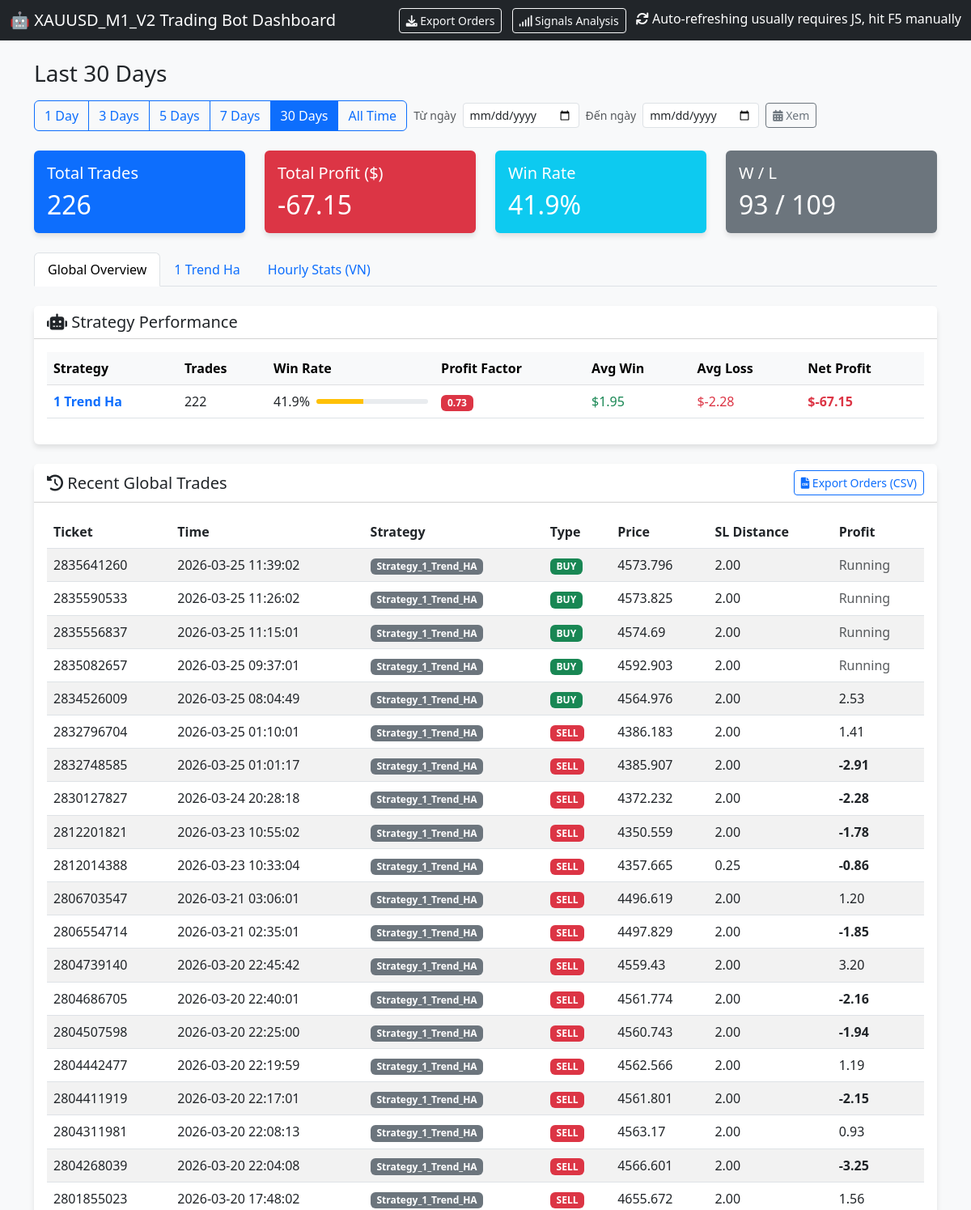
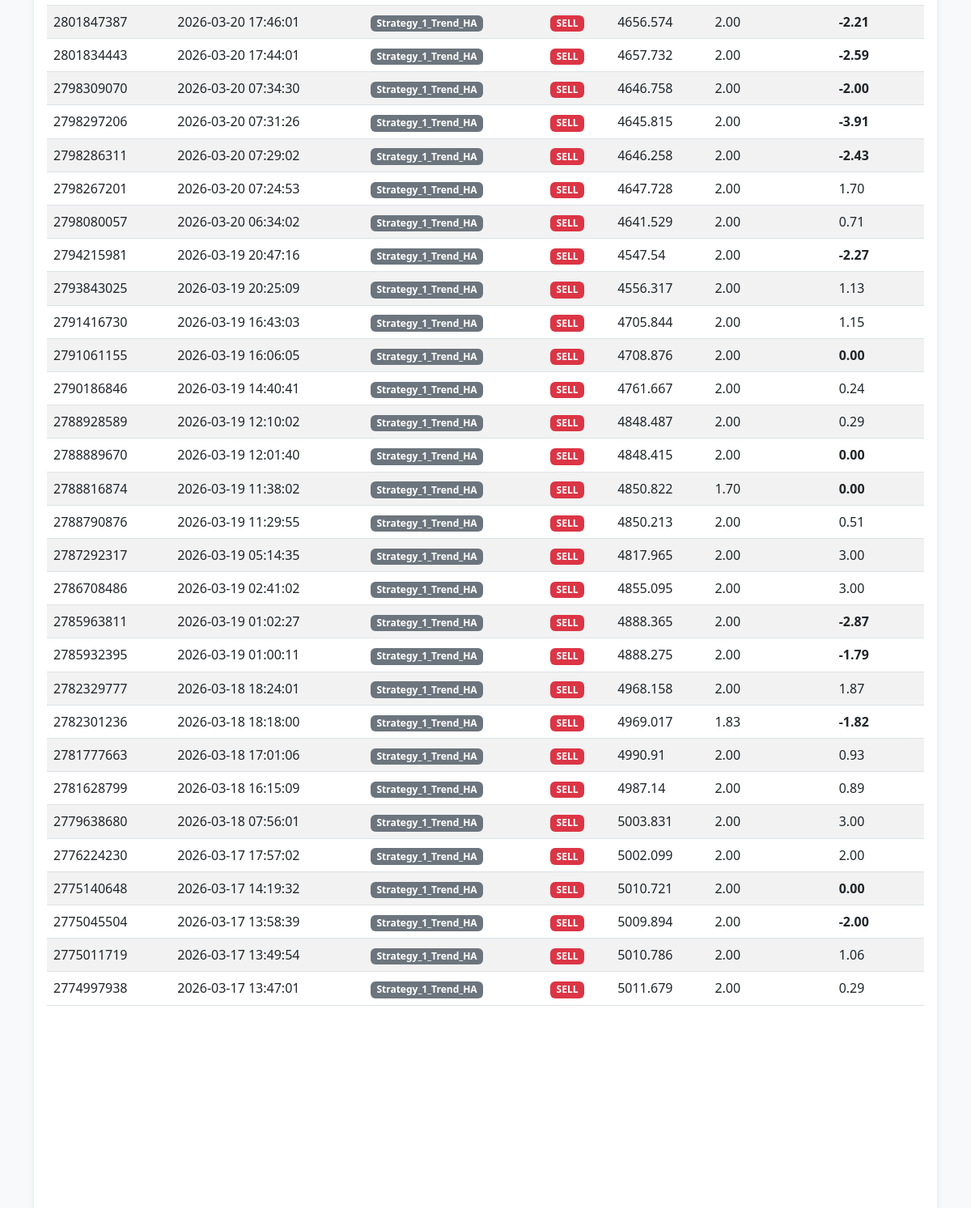
Before: / (upper part) with the older database file (2 pictures, top to bottom).
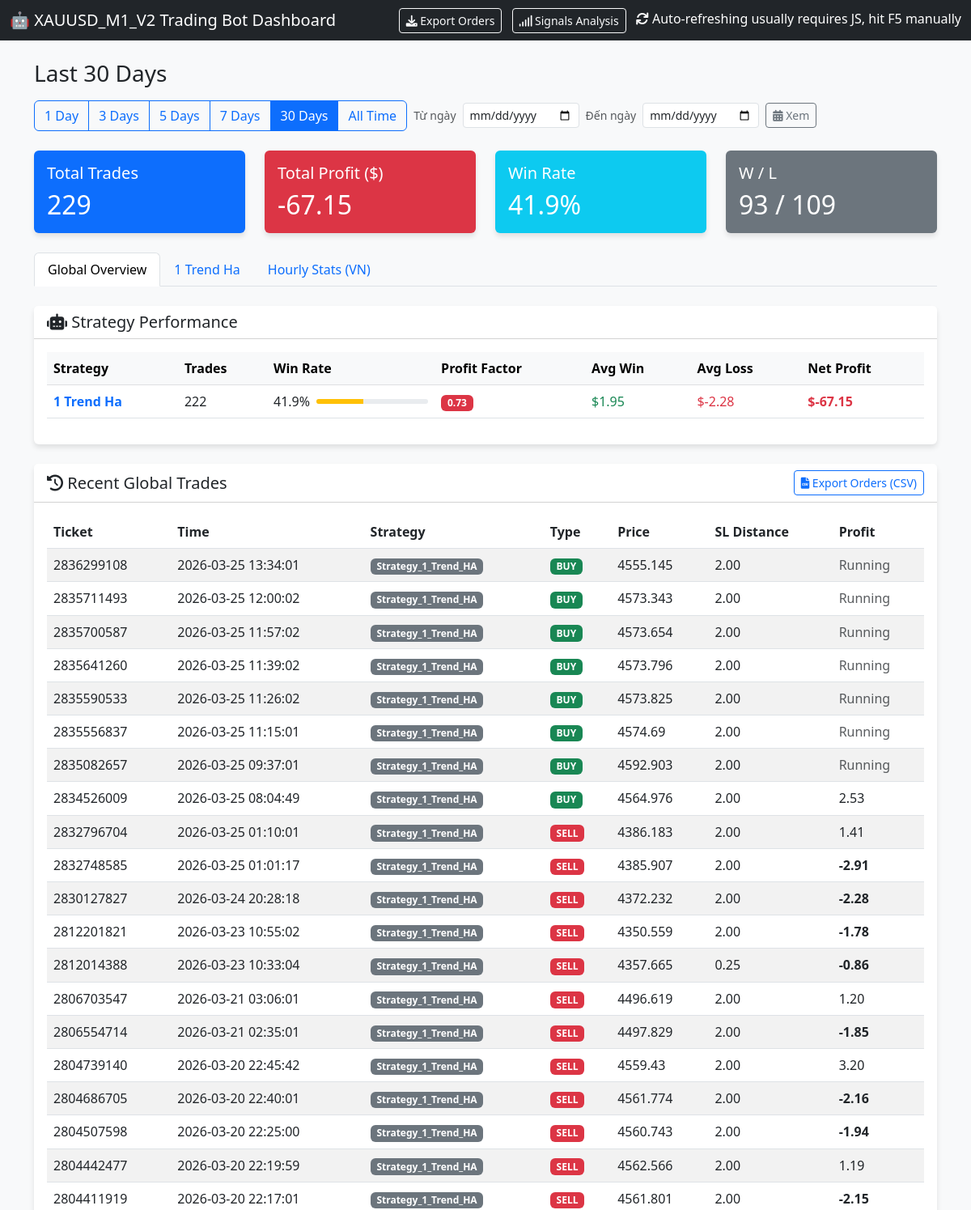
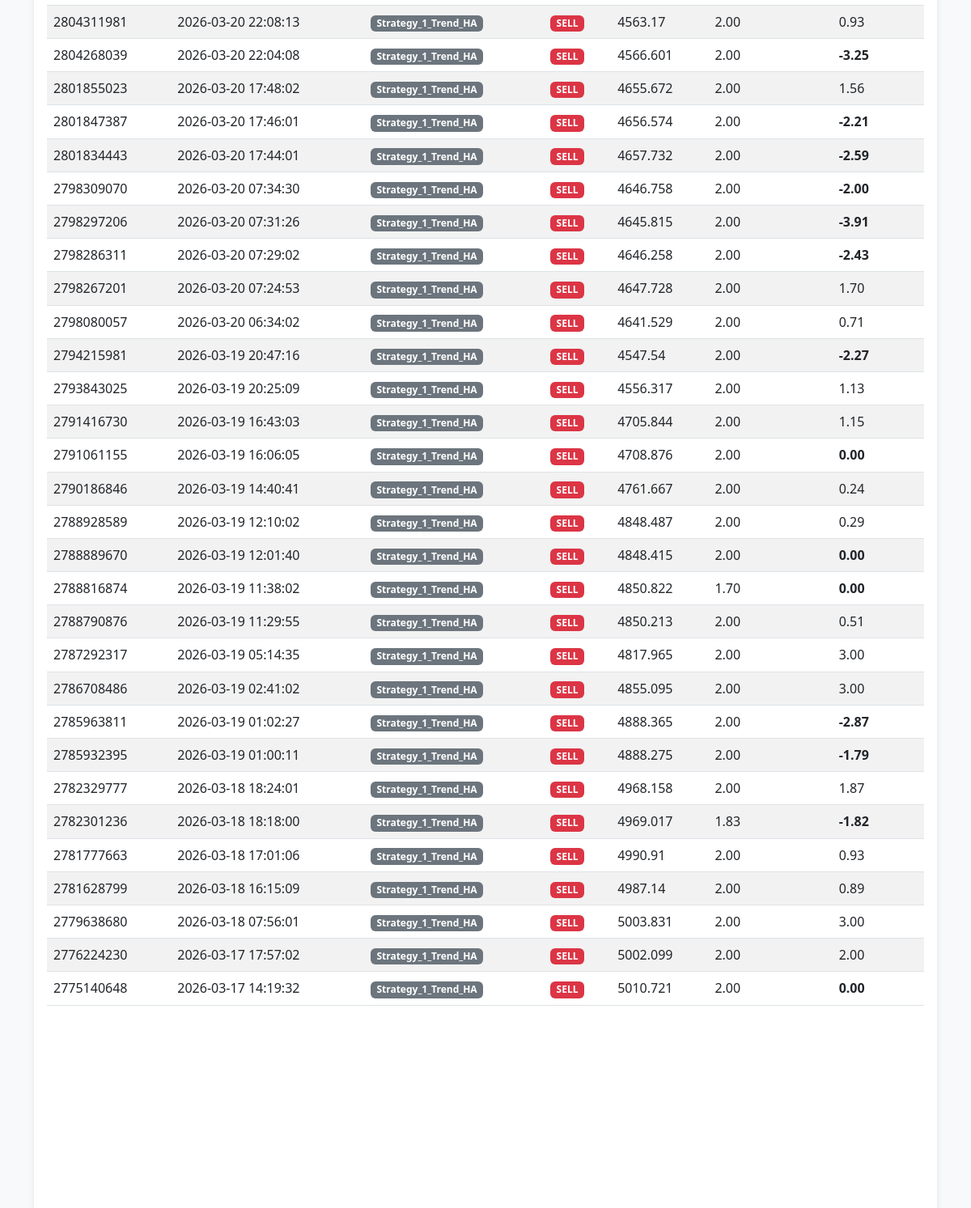
After: the same page with the newer database file (2 pictures, top to bottom).
### tables this page shows
CREATE TABLE orders (
                ticket INTEGER PRIMARY KEY,
                strategy_name TEXT,
                symbol TEXT,
                order_type TEXT,
                volume REAL,
                open_price REAL,
                sl REAL,
                tp REAL,
                open_time DATETIME,
                close_price REAL,
                profit REAL,
                comment TEXT,
                account_id INTEGER DEFAULT 0
            );

### dashboard.py (the view)
@app.route('/')
def index():
    cur = get_db().cursor()
    from_date_param = request.args.get('from_date', '').strip()
    to_date_param = request.args.get('to_date', '').strip()
    days_param = request.args.get('days', '30')
    if from_date_param and to_date_param:
        parsed = _parse_date_range(from_date_param, to_date_param)
        if parsed:
            cutoff_date, end_str, filter_label = parsed
            cutoff_str = cutoff_date.strftime("%Y-%m-%d %H:%M:%S")
            current_filter = 'range'
            cur.execute(
                "SELECT * FROM orders WHERE open_time >= ? AND open_time <= ? ORDER BY open_time DESC",
                (cutoff_str, end_str)
            )
            orders = cur.fetchall()
            cur.execute(
                "SELECT * FROM signals WHERE timestamp >= ? AND timestamp <= ? ORDER BY timestamp DESC LIMIT 50",
                (cutoff_str, end_str)
            )
            signals = cur.fetchall()
        else:
            from_date_param = ''
            to_date_param = ''
            parsed = None
    else:
        parsed = None
    if parsed is None:
        if days_param == "all":
            cutoff_date = datetime(2000, 1, 1)
            filter_label = "All Time"
            current_filter = "all"
        else:
            try:
                days = int(days_param)
                if days == 1:
                    filter_label = "Today"
                else:
                    filter_label = f"Last {days} Days"
            except Exception:
                days = 30
                filter_label = "Last 30 Days"
            current_filter = days_param
            now_vn = datetime.utcnow() + timedelta(hours=7)
            start_of_today_vn = now_vn.replace(hour=0, minute=0, second=0, microsecond=0)
            start_date_vn = start_of_today_vn - timedelta(days=days - 1)
            cutoff_date = start_date_vn - timedelta(hours=7)
        cutoff_str = cutoff_date.strftime("%Y-%m-%d %H:%M:%S")
        cur.execute("SELECT * FROM orders WHERE open_time >= ? ORDER BY open_time DESC", (cutoff_str,))
        orders = cur.fetchall()
        cur.execute("SELECT * FROM signals WHERE timestamp >= ? ORDER BY timestamp DESC LIMIT 50", (cutoff_str,))
        signals = cur.fetchall()
    total_trades = len(orders)
    total_profit = sum([o['profit'] for o in orders if o['profit'] is not None])
    wins = len([o for o in orders if o['profit'] is not None and o['profit'] > 0])
    losses = len([o for o in orders if o['profit'] is not None and o['profit'] < 0])
    win_rate = (wins / total_trades * 100) if total_trades > 0 else 0
    cur.execute("SELECT DISTINCT strategy_name FROM orders WHERE strategy_name IS NOT NULL AND strategy_name != ''")
    strategies = [row['strategy_name'] for row in cur.fetchall()]
    display_order_config = load_display_order_config()
    bot_stats = []
    now_vn_30d = datetime.utcnow() + timedelta(hours=7)
    start_of_today_vn_30d = now_vn_30d.replace(hour=0, minute=0, second=0, microsecond=0)
    start_date_vn_30d = start_of_today_vn_30d - timedelta(days=29)  # 30 days including today
    cutoff_date_30d = start_date_vn_30d - timedelta(hours=7)
    cutoff_str_30d = cutoff_date_30d.strftime("%Y-%m-%d %H:%M:%S")
    cur.execute("SELECT * FROM orders WHERE open_time >= ? AND profit IS NOT NULL ORDER BY open_time DESC", (cutoff_str_30d,))
    orders_30d = cur.fetchall()
    for strat in strategies:
        s_orders = [o for o in orders if o['strategy_name'] == strat and o['profit'] is not None]
        s_total = len(s_orders)
        if s_total == 0: continue
        s_wins = [o for o in s_orders if o['profit'] > 0]
        s_losses = [o for o in s_orders if o['profit'] < 0]
        s_gross_profit = sum([o['profit'] for o in s_wins])
        s_gross_loss = abs(sum([o['profit'] for o in s_losses]))
        s_net_profit = sum([o['profit'] for o in s_orders])
        s_avg_win = (s_gross_profit / len(s_wins)) if s_wins else 0.0
        s_avg_loss = (s_gross_loss / len(s_losses)) if s_losses else 0.0 # Positive number for display
        pf = (s_gross_profit / s_gross_loss) if s_gross_loss > 0 else 99.9
        win_rate = (len(s_wins) / s_total) * 100
        display_name = format_strategy_name(strat)
        bot_stats.append({
            "raw_name": strat, # Added for template filtering
            "name": display_name,
            "trades": s_total,
            "win_rate": win_rate,
            "pf": pf,
            "avg_win": s_avg_win,
            "avg_loss": -s_avg_loss, # Make negative for display
            "net_profit": s_net_profit,
            "chart_data": [] # Placeholder
        })
        chart_orders = sorted(s_orders, key=lambda x: x['open_time'])
        equity = 0
        points = []
        for o in chart_orders:
            equity += o['profit']
            points.append({
                'x': o['open_time'],
                'y': equity
            })
        bot_stats[-1]['chart_data'] = points
        s_orders_30d = [o for o in orders_30d if o['strategy_name'] == strat]
        daily_pnl = process_daily_pnl(s_orders_30d)
        bot_stats[-1]['daily_pnl'] = daily_pnl
    if display_order_config and len(display_order_config) > 0:
        def get_sort_key(bot):
            raw_name = bot['raw_name']
            if raw_name in display_order_config:
                return (0, display_order_config.index(raw_name))  # Custom order first
            else:
                return (1, -bot['net_profit'])  # Then by net profit (descending)
        bot_stats.sort(key=get_sort_key)
    else:
        bot_stats.sort(key=lambda x: (-x['net_profit'], -x['trades']))
    hourly_stats = process_hourly_stats(orders)
    return render_template('index.html',
                           orders=orders,
                           signals=signals,
                           total_trades=total_trades,
                           total_profit=total_profit,
                           win_rate=win_rate,
                           wins=wins,
                           losses=losses,
                           bot_stats=bot_stats,
                           hourly_stats=hourly_stats,
                           current_filter=current_filter,
                           filter_label=filter_label,
                           from_date=from_date_param if from_date_param else '',
                           to_date=to_date_param if to_date_param else '')

### templates/index.html (shortened to what the changed rows need)
<!DOCTYPE html>
<html lang="en">
<head>
    <link href="https://cdn.jsdelivr.net/npm/bootstrap@5.3.0/dist/css/bootstrap.min.css" rel="stylesheet">
    <link href="https://cdnjs.cloudflare.com/ajax/libs/font-awesome/6.0.0/css/all.min.css" rel="stylesheet">
</head>
<body>
    <div class="container">
        <div class="row mb-4">
            <div class="col-md-3">
                <div class="card bg-primary text-white">
                    <div class="card-body">
                        <h5 class="card-title">Total Trades</h5>
                        <h2 class="card-text">{{ total_trades }}</h2>
                    </div>
                </div>
            </div>
            <div class="col-md-3">
                <div class="card {% if total_profit >= 0 %}bg-success{% else %}bg-danger{% endif %} text-white">
                    <div class="card-body">
                        <h2 class="card-text">{{ "%.2f"|format(total_profit) }}</h2>
                    </div>
                </div>
            </div>
            <div class="col-md-3">
                <div class="card bg-info text-white">
                    <div class="card-body">
                        <h2 class="card-text">{{ "%.1f"|format(win_rate) }}%</h2>
                    </div>
                </div>
            </div>
            <div class="col-md-3">
                <div class="card bg-secondary text-white">
                    <div class="card-body">
                        <h2 class="card-text">{{ wins }} / {{ losses }}</h2>
                    </div>
                </div>
            </div>
        </div>
        <ul class="nav nav-tabs mb-4" id="myTab" role="tablist">
            {% for bot in bot_stats %}
            <li class="nav-item" role="presentation">
                <button class="nav-link" id="tab-{{ loop.index }}" data-bs-toggle="tab"
                    data-bs-target="#content-{{ loop.index }}" type="button" role="tab"
                    aria-controls="content-{{ loop.index }}" aria-selected="false">{{ bot.name }}</button>
            </li>
            {% endfor %}
        </ul>
        <div class="tab-content" id="myTabContent">
            <div class="tab-pane fade show active" id="overview" role="tabpanel" aria-labelledby="overview-tab">
                <div class="card mb-4">
                    <div class="card-body">
                        <div class="table-responsive">
                            <table class="table table-hover align-middle">
                                <thead class="table-light">
                                    <tr>
                                        <th>Strategy</th>
                                        <th>Trades</th>
                                        <th>Win Rate</th>
                                        <th>Profit Factor</th>
                                        <th>Avg Win</th>
                                        <th>Avg Loss</th>
                                        <th>Net Profit</th>
                                    </tr>
                                </thead>
                                <tbody>
                                    {% for bot in bot_stats %}
                                    <tr>
                                        <td class="fw-bold text-primary">{{ bot.name }}</td>
                                        <td>{{ bot.trades }}</td>
                                        <td>
                                            <div class="d-flex align-items-center">
                                                <span class="me-2">{{ "%.1f"|format(bot.win_rate) }}%</span>
                                                <div class="progress flex-grow-1" style="height: 6px; width: 60px;">
                                                    <div class="progress-bar {% if bot.win_rate >= 50 %}bg-success{% else %}bg-warning{% endif %}"
                                                        role="progressbar" style="width: {{ bot.win_rate }}%"></div>
                                                </div>
                                            </div>
                                        </td>
                                        <td>
                                            {% if bot.pf >= 1.5 %}
                                            <span class="badge bg-success">{{ "%.2f"|format(bot.pf) }}</span>
                                            {% elif bot.pf >= 1.0 %}
                                            <span class="badge bg-primary">{{ "%.2f"|format(bot.pf) }}</span>
                                            {% else %}
                                            <span class="badge bg-danger">{{ "%.2f"|format(bot.pf) }}</span>
                                            {% endif %}
                                        </td>
                                        <td class="text-success">{{ "$%.2f"|format(bot.avg_win) }}</td>
                                        <td class="text-danger">{{ "$%.2f"|format(bot.avg_loss) }}</td>
                                        <td
                                            class="{% if bot.net_profit <= 0 %}fw-bold{% endif %} {% if bot.net_profit >= 0 %}text-success{% else %}text-danger{% endif %}">
                                            {{ "$%.2f"|format(bot.net_profit) }}
                                        </td>
                                    </tr>
                                    {% endfor %}
                                </tbody>
                            </table>
                        </div>
                    </div>
                </div>
                <div class="card mb-4">
                    <div class="card-body">
                        <div class="table-responsive">
                            <table class="table table-hover table-striped">
                                <thead>
                                    <tr>
                                        <th>Ticket</th>
                                        <th>Time</th>
                                        <th>Strategy</th>
                                        <th>Type</th>
                                        <th>Price</th>
                                        <th>SL Distance</th>
                                        <th>Profit</th>
                                    </tr>
                                </thead>
                                <tbody>
                                    {% for order in orders[:50] %}
                                    <tr>
                                        <td>{{ order.ticket }}</td>
                                        <td>{{ order.open_time | to_vn_time }}</td>
                                        <td><span class="badge bg-secondary">{{ order.strategy_name }}</span></td>
                                        <td>
                                            {% if order.order_type == 'BUY' %}
                                            <span class="badge badge-buy">BUY</span>
                                            {% else %}
                                            <span class="badge badge-sell">SELL</span>
                                            {% endif %}
                                        </td>
                                        <td>{{ order.open_price }}</td>
                                        <td>
                                            {% if order.sl and order.open_price %}
                                                {% if order.order_type == 'BUY' %}
                                                    {{ "%.2f"|format(order.open_price - order.sl) }}
                                                {% else %}
                                                    {{ "%.2f"|format(order.sl - order.open_price) }}
                                                {% endif %}
                                            {% else %}
                                                <span class="text-muted">-</span>
                                            {% endif %}
                                        </td>
                                        <td
                                            class="{% if order.profit is not none and order.profit >= 0 %}profit-pos{% elif order.profit is not none %}profit-neg{% endif %} {% if order.profit is not none and order.profit <= 0 %}fw-bold{% endif %}">
                                            {% if order.profit is not none %}
                                            {{ "%.2f"|format(order.profit) }}
                                            {% else %}
                                            <span class="text-muted">Running</span>
                                            {% endif %}
                                        </td>
                                    </tr>
                                    {% endfor %}
                                </tbody>
                            </table>
                        </div>
                    </div>
                </div>
            </div>
        </div>
    </div>
</body>
</html>

Changed rows visible on the page:
no longer on this page (row unchanged): orders: ticket "2775045504", open_time|to_vn_time "2026-03-17 13:58:39", strategy_name "Strategy_1_Trend_HA", order_type "SELL", open_price "5009.894", order.sl-order.open_price "2.00", profit "-2.00"
no longer on this page (row unchanged): orders: ticket "2775011719", open_time|to_vn_time "2026-03-17 13:49:54", strategy_name "Strategy_1_Trend_HA", order_type "SELL", open_price "5010.786", order.sl-order.open_price "2.00", profit "1.06"
no longer on this page (row unchanged): orders: ticket "2774997938", open_time|to_vn_time "2026-03-17 13:47:01", strategy_name "Strategy_1_Trend_HA", order_type "SELL", open_price "5011.679", order.sl-order.open_price "2.00", profit "0.29"
added orders: ticket "2836299108", open_time|to_vn_time "2026-03-25 13:34:01", strategy_name "Strategy_1_Trend_HA", order_type "BUY", open_price "4555.145", order.open_price-order.sl "2.00", shows "Running"
added orders: ticket "2835711493", open_time|to_vn_time "2026-03-25 12:00:02", strategy_name "Strategy_1_Trend_HA", order_type "BUY", open_price "4573.343", order.open_price-order.sl "2.00", shows "Running"
added orders: ticket "2835700587", open_time|to_vn_time "2026-03-25 11:57:02", strategy_name "Strategy_1_Trend_HA", order_type "BUY", open_price "4573.654", order.open_price-order.sl "2.00", shows "Running"
Other visible differences:
{{ total_trades }}: "226" → "229"
